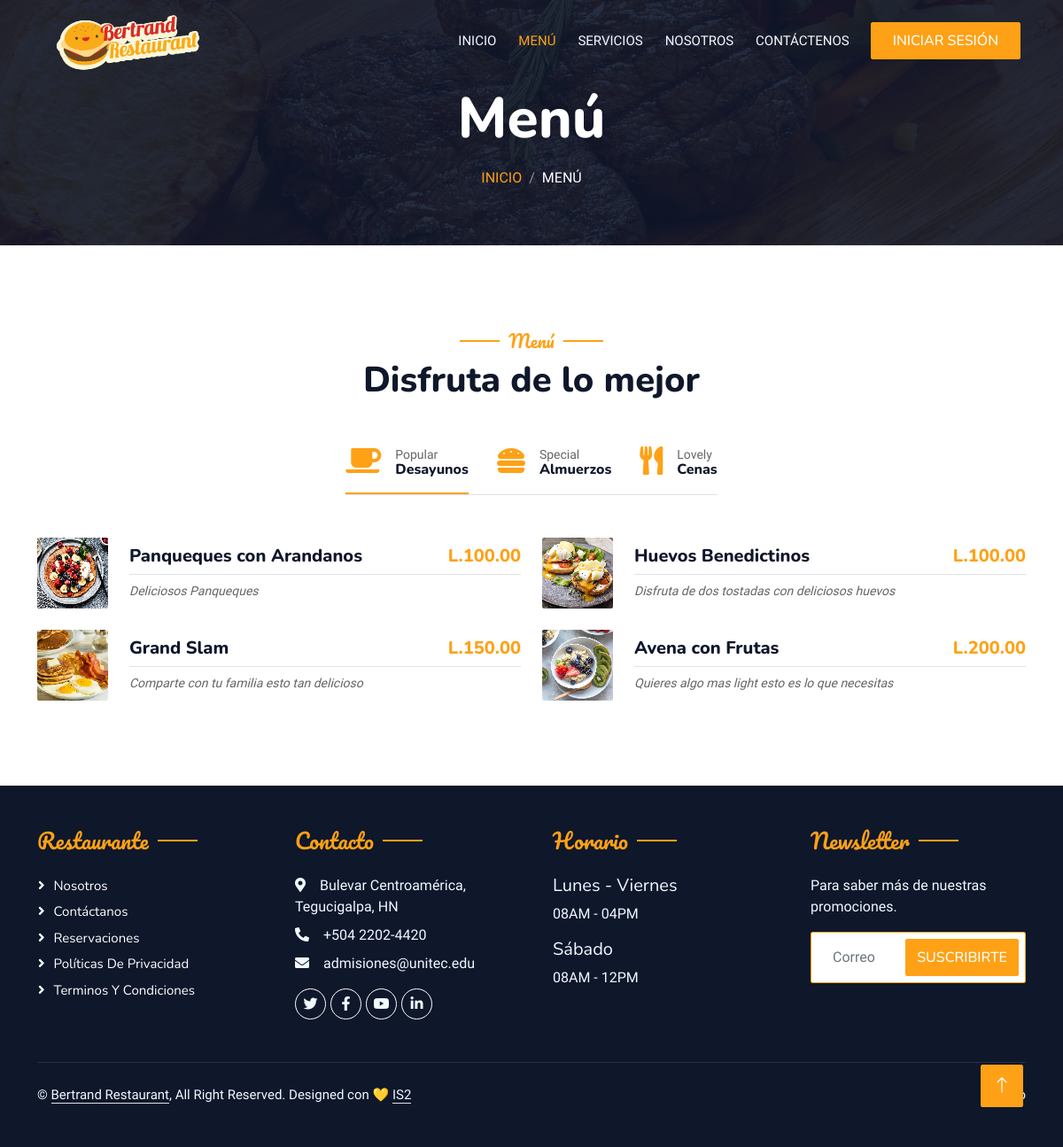
The page /menu on the database its author committed.
### tables this page shows
CREATE TABLE `menu` (
  `id` int(11) NOT NULL,
  `nombre` varchar(100) NOT NULL,
  `descripcion` text NOT NULL,
  `precio` double(8,2) NOT NULL,
  `categoria` varchar(100) NOT NULL,
  `url_foto` text NOT NULL,
  `oferta` tinyint(1) NOT NULL,
  `precio_oferta` double(8,2) NOT NULL,
  `estado_plato` varchar(1) NOT NULL DEFAULT 'a'
);

### menu.php (the view, shortened to what this page needs)
<?php
include 'inc/templates/header.php';
include 'inc/conexion.php';
?>
<body>
	<div class="container-xxl bg-white p-0">
		<div class="container-xxl position-relative p-0">
			<?php
			include 'inc/templates/navbar.php';
			?>
			<div class="container-xxl py-5 bg-dark hero-header mb-5">
				<div class="container text-center my-5 pt-5 pb-4">
					<h1 class="display-3 text-white mb-3 animated slideInDown">Menú</h1>
					<nav aria-label="breadcrumb">
						<ol class="breadcrumb justify-content-center text-uppercase">
							<li class="breadcrumb-item"><a href="#">Inicio</a></li>
							<li class="breadcrumb-item text-white active" aria-current="page">Menú</li>
						</ol>
					</nav>
				</div>
			</div>
		</div>
		<div class="container-xxl py-5">
			<div class="container">
				<div class="text-center wow fadeInUp" data-wow-delay="0.1s">
					<h5 class="section-title ff-secondary text-center text-primary fw-normal">Menú</h5>
					<h1 class="mb-5">Disfruta de lo mejor</h1>
				</div>
				<div class="tab-class text-center wow fadeInUp" data-wow-delay="0.1s">
					<ul class="nav nav-pills d-inline-flex justify-content-center border-bottom mb-5">
						<li class="nav-item">
							<a class="d-flex align-items-center text-start mx-3 ms-0 pb-3 active" data-bs-toggle="pill" href="#tab-1">
								<i class="fa fa-coffee fa-2x text-primary"></i>
								<div class="ps-3">
									<small class="text-body">Popular</small>
									<h6 class="mt-n1 mb-0">Desayunos</h6>
								</div>
							</a>
						</li>
						<li class="nav-item">
							<a class="d-flex align-items-center text-start mx-3 pb-3" data-bs-toggle="pill" href="#tab-2">
								<i class="fa fa-hamburger fa-2x text-primary"></i>
								<div class="ps-3">
									<small class="text-body">Special</small>
									<h6 class="mt-n1 mb-0">Almuerzos</h6>
								</div>
							</a>
						</li>
						<li class="nav-item">
							<a class="d-flex align-items-center text-start mx-3 me-0 pb-3" data-bs-toggle="pill" href="#tab-3">
								<i class="fa fa-utensils fa-2x text-primary"></i>
								<div class="ps-3">
									<small class="text-body">Lovely</small>
									<h6 class="mt-n1 mb-0">Cenas</h6>
								</div>
							</a>
						</li>
					</ul>
					<div class="tab-content">
						<div id="tab-1" class="tab-pane fade show p-0 active">
							<div class="row g-4">
							<?php
								$consulta = $conn->query("SELECT * FROM `menu` WHERE estado_plato = 'a' and categoria = 1;");
								while ($solicitud = $consulta->fetch_array()) {
									$nombre = $solicitud['nombre'];
									$descripcion = $solicitud['descripcion'];
									$precio = $solicitud['precio'];
									$url_foto = $solicitud['url_foto'];
								?>
								<div class="col-lg-6">
									<div class="d-flex align-items-center">
										<img class="flex-shrink-0 img-fluid rounded" src="<?php echo $url_foto ?>" alt="" style="width: 80px;">
										<div class="w-100 d-flex flex-column text-start ps-4">
											<h5 class="d-flex justify-content-between border-bottom pb-2">
												<span><?php echo $nombre ?></span>
												<span class="text-primary">L.<?php echo $precio ?></span>
											</h5>
											<small class="fst-italic"><?php echo $descripcion ?></small>
										</div>
									</div>
								</div>
									<?php
										};
									?>
							</div>
						</div>
					</div>
				</div>
			</div>
		</div>
		<?php
		include 'inc/templates/footer.php';
		?>

### css/pages.css (style rules this page uses)
.pb-4 { padding-bottom: 0rem !important; }
.pt-5 { padding-top: 0rem !important; }
.my-5 { margin-top: 3rem !important; margin-bottom: 0rem !important; }
.container, .container-sm, .container-md, .container-lg, .container-xl { max-width: 1140px; }

### css/style.css (style rules this page uses)
:root { --primary: #FEA116; --light: #F1F8FF; --dark: #0F172B; }
.ff-secondary { font-family: 'Pacifico', cursive; }
.hero-header { background: linear-gradient(rgba(15, 23, 43, .9), rgba(15, 23, 43, .9)), url(../img/bg-hero.jpg); background-position: center center; background-repeat: no-repeat; background-size: cover; }
.breadcrumb-item + .breadcrumb-item::before { color: rgba(255, 255, 255, .5); }
.section-title { position: relative; display: inline-block; }
.section-title::before { position: absolute; content: ""; width: 45px; height: 2px; top: 50%; left: -55px; margin-top: -1px; background: var(--primary); }
.section-title::after { position: absolute; content: ""; width: 45px; height: 2px; top: 50%; right: -55px; margin-top: -1px; background: var(--primary); }
.nav-pills .nav-item .active { border-bottom: 2px solid var(--primary); }

### rows shown on the page
menu: url_foto (picture), nombre "Panqueques con Arandanos", precio "100.00", descripcion "Deliciosos Panqueques"
menu: url_foto (picture), nombre "Huevos Benedictinos", precio "100.00", descripcion "Disfruta de dos tostadas con deliciosos huevos"
menu: url_foto (picture), nombre "Grand Slam", precio "150.00", descripcion "Comparte con tu familia esto tan delicioso"
menu: url_foto (picture), nombre "Avena con Frutas", precio "200.00", descripcion "Quieres algo mas light esto es lo que necesitas"
